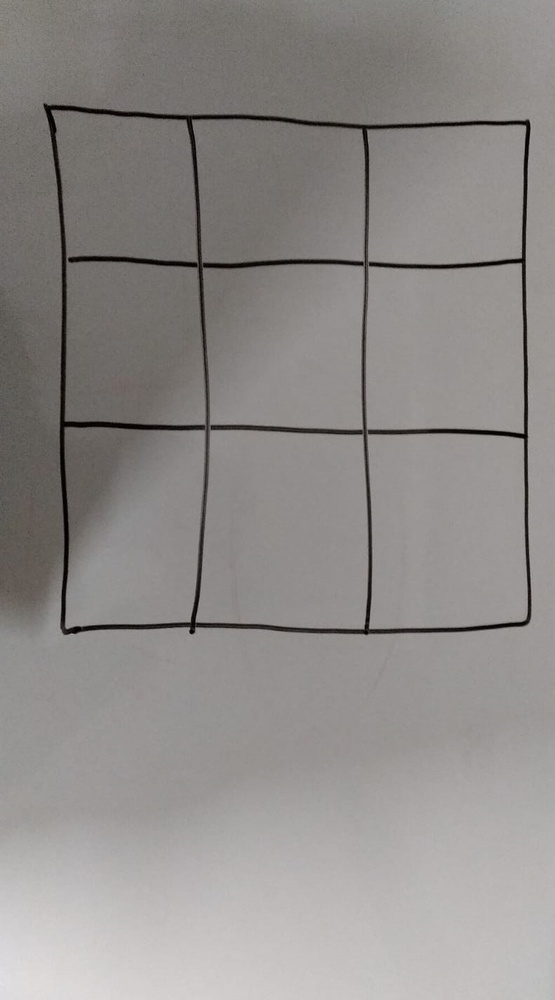
#> input picture kareBul/kare2.jpeg, 555 x 1000 px, shrunk from 791 x 1424 before the run
$ python Program.py
#> lines starting #> are read from the running program, lines starting #| are printed output that depends on the picture; after the words box and inside, x2 and y2 are one past the last pixel; in counts of white or black regions, pixels touching at a corner belong together
import cv2
import numpy as np

img=cv2.imread("kare2.jpeg")  # benim şeklim içerdeki kareleri neden bulmuyor, kare3 ün yamukluğunu düzelt(araştırma), en büyük kareyi bul(alandan yola çık(h*w))
#> img is the input picture: shape (1000, 555, 3); mean B, G, R 137.7, 140, 143.5
frame=cv2.cvtColor(img, cv2.COLOR_BGR2GRAY)
blur = cv2.GaussianBlur(frame, (7, 7), 2)

edge = cv2.Canny(blur, 0, 50, 3)
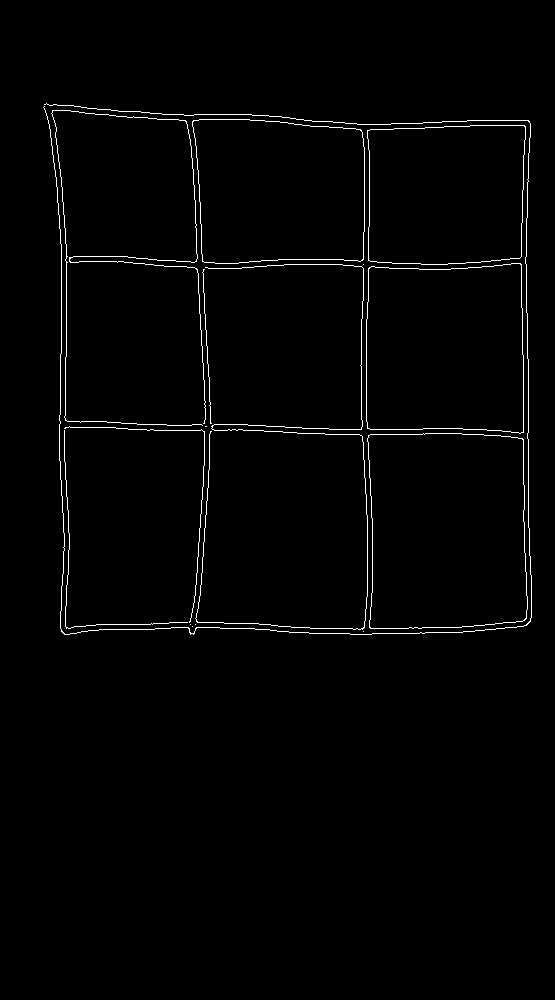
#> edge: shape (1000, 555); 1.4% white in thin lines or dots, all inside (x1, y1, x2, y2) = (43, 103, 532, 635)
contours, hierarchy = cv2.findContours(edge,cv2.RETR_EXTERNAL,cv2.CHAIN_APPROX_SIMPLE)
#> contours = 16 contours, 12 with area under 20; largest, box (x1, y1, x2, y2) and area: (367, 433, 528, 629) 29470, (366, 263, 524, 434) 25230, (192, 119, 365, 264) 22754, (367, 125, 526, 265) 20824

try: hierarchy = hierarchy[0]
except: hierarchy = []

height, width = edge.shape
#> height = 1000; width = 555
alanlar=[]
alan=0
for contour, hier in zip(contours, hierarchy):
    (x,y,w,h) = cv2.boundingRect(contour)
    # min_x, max_x = min(x, min_x), max(x+w, max_x)
    # min_y, max_y = min(y, min_y), max(y+h, max_y)
    alan=w*h
    alanlar.append(alan)
    kareDict = {
        alan:{
            "w":w,
            "h":h
    }}

    kareDict.update({
        alan: {"w":w,"h":h}
    })

    kareDict[alan]["w"]=w
    kareDict[alan]["h"]=h
#> this loop made 16 passes
#> (hier, x, y, w, h, alan) on passes 1, 2, 3, 4, 5, 6, 8, 9, 10, 11, 12, 13: ([1, -1, -1, -1], 363, 631, 1, 1, 1), ([2, 0, -1, -1], 192, 626, 1, 1, 1), ([3, 1, -1, -1], 195, 624, 1, 1, 1), ([4, 2, -1, -1], 190, 624, 1, 1, 1), ([5, 3, -1, -1], 367, 433, 161, 196, 31556), ([6, 4, -1, -1], 64, 430, 124, 199, 24676), ([8, 6, -1, -1], 64, 426, 141, 197, 27777), ([9, 7, -1, -1], 202, 269, 10, 155, 1550), ([10, 8, -1, -1], 363, 264, 1, 1, 1), ([11, 9, -1, -1], 195, 264, 173, 366, 63318), ([12, 10, -1, -1], 366, 263, 158, 171, 27018), ([13, 11, -1, -1], 367, 125, 159, 140, 22260)
#> (contour, hier, x, y, w, h, alan) on pass 7: ([[205, 426], [206, 426]], [7, 5, -1, -1], 205, 426, 2, 1, 2)
#> after the loop, alanlar = [1, 1, 1, 1, 31556, 24676, 2, 27777, 1550, 1, 63318, 27018, 22260, 25085, 48980, 260148]


alanlar.sort(reverse=True)
enbuyuk=alanlar[0]
#> enbuyuk = 260148
values= []
for item in kareDict[enbuyuk].values():
    values.append(item)
#> this loop made 2 passes
#> item on passes 1 to 2: 489, 532
#> after the loop, values = [489, 532]

w=values[0]
h=values[1]

cv2.rectangle(img, (x,y), (x+w,y+h), (0,0,255), 2)
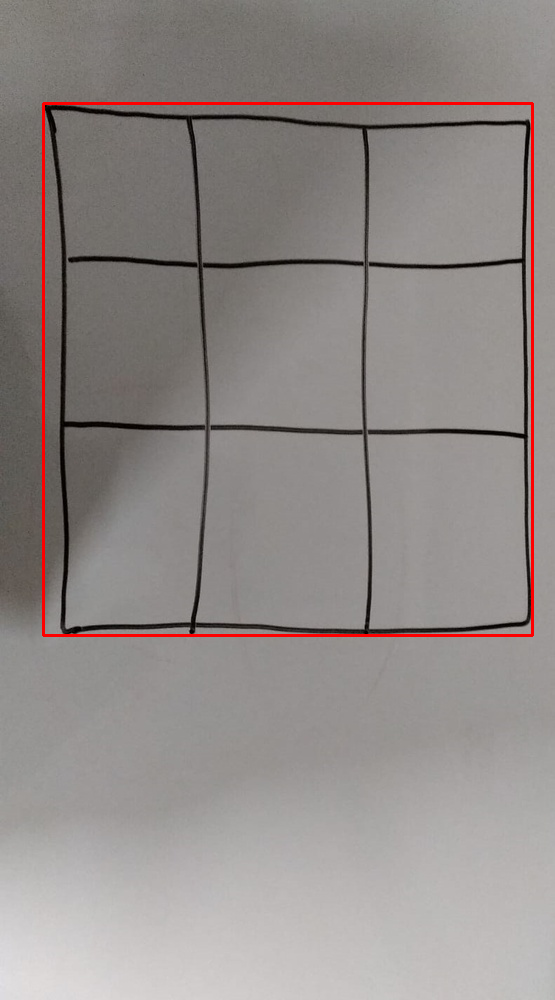
#> img: shape (1000, 555, 3); 1.1% of pixels changed, all inside (x1, y1, x2, y2) = (42, 102, 534, 637)


cv2.imshow("Contour", img)

cv2.waitKey(0)
cv2.destroyAllWindows()

# [45 lines of commented-out code are left out]

$ run again, with kareBul/kare3.jpeg copied over kareBul/kare2.jpeg
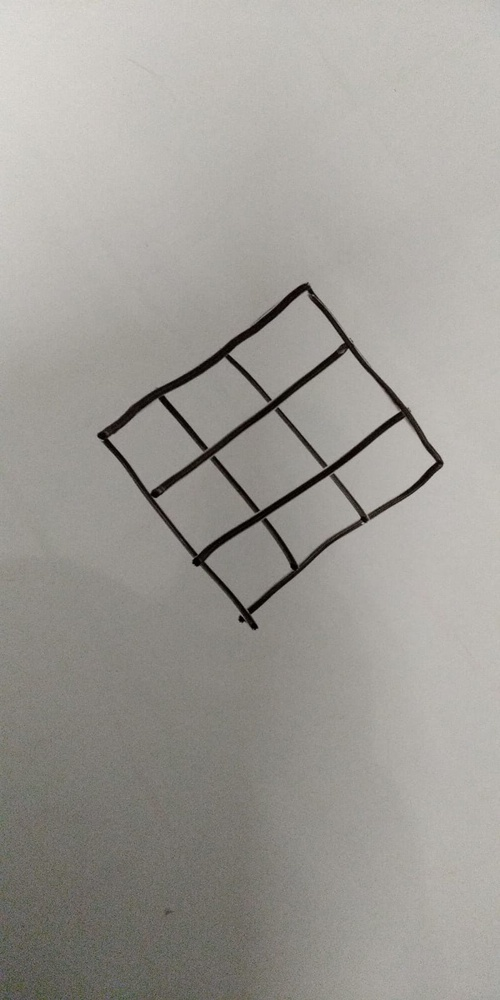
#> input picture kareBul/kare3.jpeg, 500 x 1000 px, shrunk from 800 x 1600 before the run
#> img is the input picture: shape (1000, 500, 3); mean B, G, R 150.4, 155.7, 158.4
#> `edge = cv2.Canny(blur, 0, 50, 3)`:
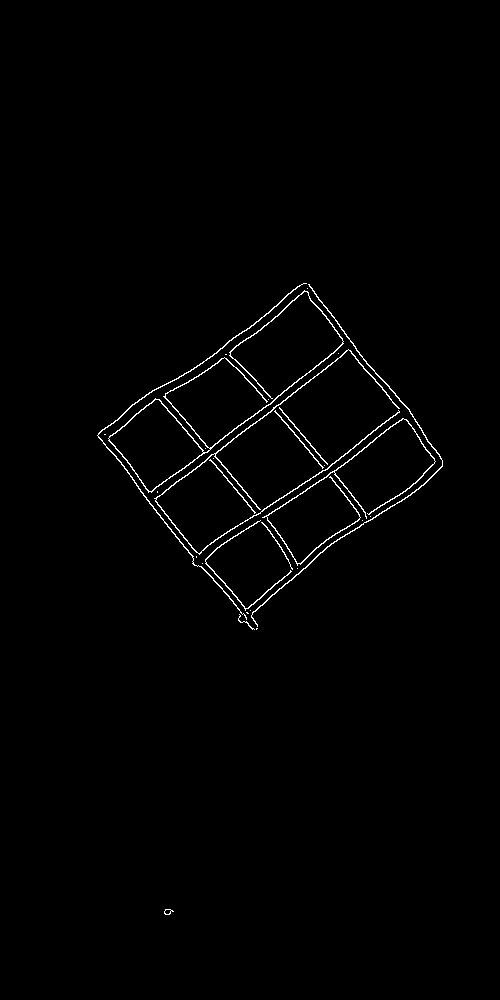
#> edge: shape (1000, 500); 1% white in thin lines or dots, all inside (x1, y1, x2, y2) = (97, 283, 443, 915)
#> contours = 29 contours, 18 with area under 20; largest, box (x1, y1, x2, y2) and area: (108, 290, 344, 493) 5032, (154, 349, 400, 555) 408, (262, 418, 436, 566) 308, (97, 283, 307, 620) 280, (251, 284, 443, 627) 277
#> the loop `for contour, hier in zip(contours, hierarchy):` made 29 passes
#> (hier, x, y, w, h, alan) on passes 1, 3, 5, 6, 7, 9, 10, 11: ([1, -1, -1, -1], 164, 909, 10, 6, 60), ([3, 1, -1, -1], 238, 614, 17, 16, 272), ([5, 3, -1, -1], 250, 610, 1, 1, 1), ([6, 4, -1, -1], 297, 568, 1, 1, 1), ([7, 5, -1, -1], 202, 563, 1, 1, 1), ([9, 7, -1, -1], 261, 522, 32, 48, 1536), ([10, 8, -1, -1], 362, 520, 1, 1, 1), ([11, 9, -1, -1], 205, 520, 87, 91, 7917)
#> after the loop `for contour, hier in zip(contours, hierarchy):`: alanlar = 29 values, max 70770 at index 28, min 1 at index 4, mean 9626
#> enbuyuk = 70770
#> the loop `for item in kareDict[enbuyuk].values():` made 2 passes
#> item on passes 1 to 2: 210, 337
#> after the loop `for item in kareDict[enbuyuk].values():`: values = [210, 337]
#> `cv2.rectangle(img, (x,y), (x+w,y+h), (0,0,255), 2)`:
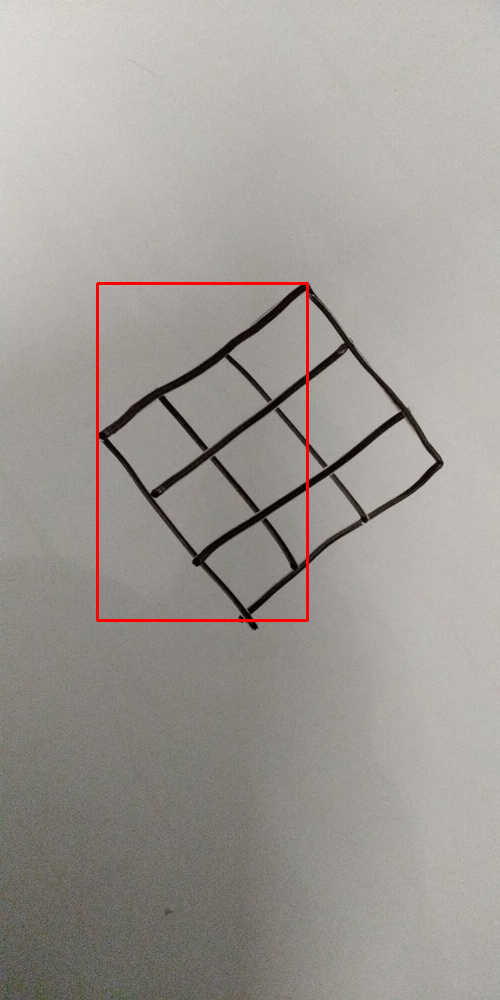
#> img: shape (1000, 500, 3); 0.66% of pixels changed, all inside (x1, y1, x2, y2) = (96, 282, 309, 622)
